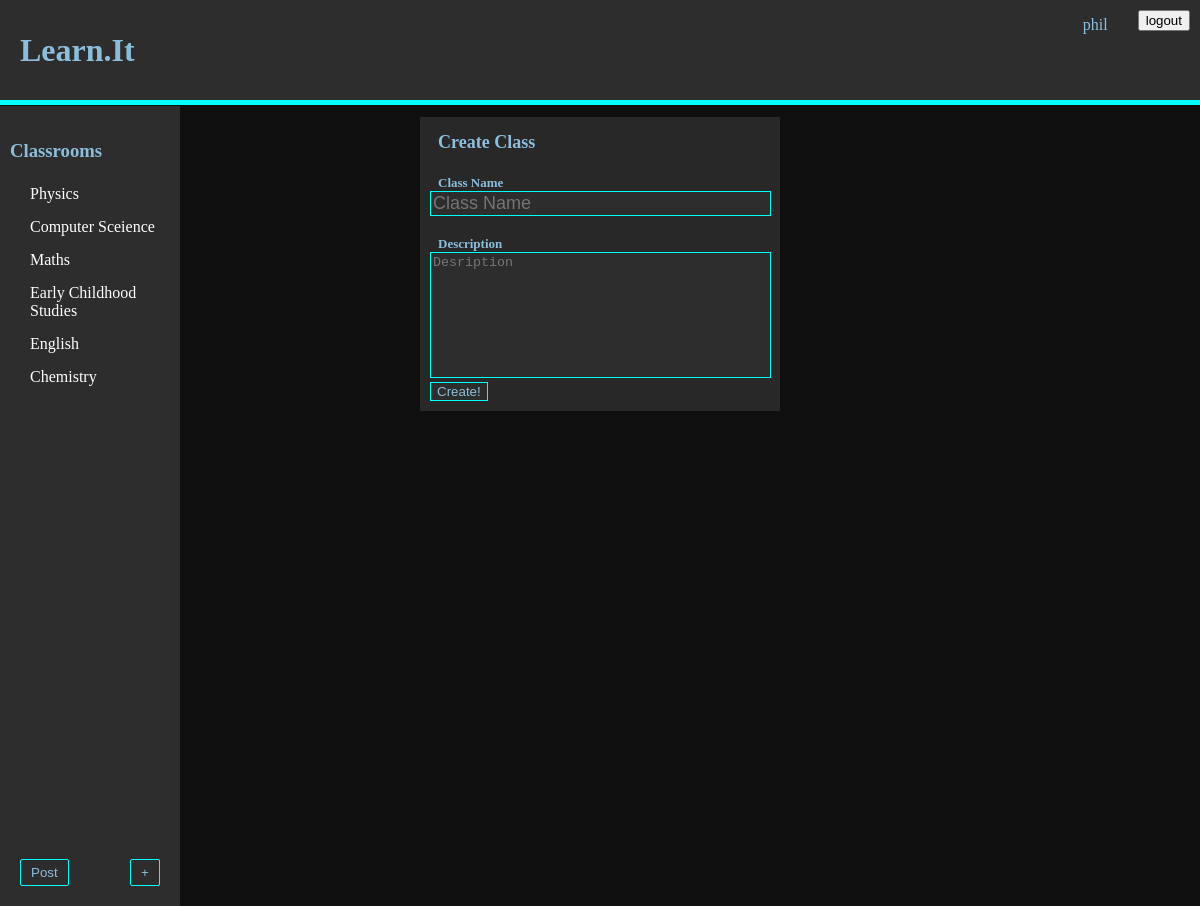
The app's page /make_C (signed in) with its own data.
### tables this page shows
CREATE TABLE User (id INTEGER PRIMARY KEY, name STRING, description TEXT, salt TEXT, password STRING);

CREATE TABLE User_Classroom (Uid INTEGER REFERENCES User (id), Cid INTEGER REFERENCES classroom (id), Admin BOOLEAN NOT NULL);

CREATE TABLE classroom (id INTEGER PRIMARY KEY, name STRING (25), description TEXT (100), ProPic TEXT);

### main.py (the view)
@app.route("/make_C")
def make_class_screen():
    if session.get("_User") is None:
        return redirect(url_for("main_user"))
    classes = do_query("""select classroom.name, Cid from User_Classroom
                        join classroom ON classroom.id = Cid WHERE Uid = ?;
                        """, (int(session["_User"]),), None)
    id = session["_User"]
    name = do_query("SELECT name from User where id = ?",
                    (session["_User"],), "fetch")
    return render_template("makeClass.html", title="Create Class",
                           classrooms=classes, uid=id, user_name=name)

### main.py (called while the page is built)
def do_query(query, data, fetch):
    conn = sqlite3.connect("learnit.db")
    cur = conn.cursor()
    cur.execute(query, data)
    if fetch is None:
        result = cur.fetchall()
    else:
        result = cur.fetchone()
    conn.close()
    return result

### templates/makeClass.html (shortened to what this page needs)
<!DOCTYPE html>
<html lang="en" dir="ltr">
  <head>
  </head>
  <body>
    {%include 'header.html'%}
    {%include 'sidebar.html'%}
    <div class="post">
      <h1 class="post-title">Create Class</h1>
      <br>
      <form action="/create_c" method="post" enctype="multipart/form-data">
        <h1 class="post-subtext">Class Name</h1><br>
        <input name="Title" rows="1" cols="40" maxlength="25" class="title-input" placeholder="Class Name" onchange="resize(this)"></input>
        <br><br>
        <h1 class="post-subtext">Description</h1>
        <textarea name="content" rows="8" cols="40" placeholder="Desription" class="text-input" maxlength="100"></textarea>
        <input class="submit-input" type="submit" value="Create!">
      </form>
    </div>
  </body>
</html>

### templates/header.html (shortened to what this page needs)
<!DOCTYPE html>
<html lang="en" dir="ltr">
<link rel="stylesheet" href="../static/css/style.css">
  <head>
  </head>
  <body>
    <div class="header">
        <h1 class="title"><a href="/" class="Title-link">Learn.it</a>
        </h1>
        {%if login != "1"%}
        <div class="login-box">
          {%if uid == 0%}
          <br>
          <form class="" action="/login" method="post">
            <input class="login-input" type="text" name="UserName" placeholder="User Name">
            <button type="button" name="button"><a href="sign-up">sign up</a> </button>
            <br><br>
            <input class="login-input" type="password" name="Password" placeholder="Password">
            <input type="submit" name="" value="login">
          </form>
          {%else%}
          <form class="logout" action="/logout" method="post">
            <input type="submit" name="" value="logout">
          </form>
              <p class="loggedin-name">{{user_name[0]}}</p>
          {%endif%}
        </div>
        {%endif%}
    </div>
  </body>
</html>

### templates/sidebar.html (shortened to what this page needs)
<!DOCTYPE html>
<html lang="en" dir="ltr">
<link rel="stylesheet" href="../static/css/style.css">
  <head>
  </head>
  <body>
    <div class="sidebar">
      <a href="/c" class="sidebar-Title"><h3 class="sidebar-Title">Classrooms</h3></a>
      {%for i in classrooms%}
        <a href="/c/{{i[1]}}" class="sidebar-Text">{{i[0]}}</a>
      {%endfor%}
    </div>
    {%if uid != 0%}
    <button type="button" class="make-class-link" style="left:20px" >
      <a href="/p">Post</a>
    </button>
    <button type="button" class="make-class-link" >
      <a href="/make_C">+</a>
    </button>
    {%endif%}
  </body>
</html>

### static/css/style.css (style rules this page uses)
div.header { width: 100%; background-color: rgb(45,45,45); height: 100px; padding: 0; color: rgb(140,190,220); border-bottom: solid 5px cyan; margin-bottom: 1px; position: relative; }
body { margin: 0; background-color: rgb(15,15,15) }
a { text-decoration: none; }
.title { margin-top: 0px; margin-left: 20px; text-transform: capitalize; line-height: 100px; text-decoration: none; color:rgb(140,190,220); margin-bottom: 0; float:left; }
.Title-link { text-decoration: none; height:100%; color:rgb(140,190,220); }
.sidebar { height: 100vh; width: 15vw; background-color: rgb(45,45,45); color:rgb(140,190,220); float: left; top: 0px; position:sticky; }
.sidebar-Title { margin-top: 0px; margin-left: 10px; line-height: 30px; color: rgb(140,190,220); text-decoration: none; }
.sidebar-Text { margin-left: 30px; color: white; text-transform: capitalize; display: block; margin-bottom: 15px; }
div.post { margin-left: auto; margin-right: auto; width: 30vw; background-color: rgb(40,40,40); padding-bottom: 10px; }
.post-title { font-size: large; color: rgb(140,190,220); text-transform: capitalize; margin-left: 5%; margin-right: 5%; margin-bottom: 2px; padding-bottom: 0px; padding-top: 15px; text-decoration: none; }
.post-subtext { font-size: small; color: rgb(140,190,220); margin-left: 5%; margin-top: 0px; text-decoration: none; display: inline; text-transform: capitalize; }
.login-box { position: absolute; display: inline-block; height: 100%; width: 20%; right: 0; float: right; }
.loggedin-name { float: right; margin-right: 20px; }
.logout { float: right; display: block; margin: 10px }
.title-input { background-color: rgb(45,45,45); color: rgb(140,190,220); font-size: large; margin-left: 10px; border: solid cyan 1px; resize: none; overflow: hidden; width: 93%; }
.text-input { background-color: rgb(45,45,45); color: rgb(140,190,220); margin-left: 10px; border: solid cyan 1px; resize: none; overflow: hidden; width: 93%; }
.submit-input { cursor: pointer; margin-left: 10px; background-color: rgb(45,45,45); color: rgb(140,190,220); border: 1px solid cyan; }
a { color: inherit; text-decoration: none; }
.make-class-link { left: calc(15vw - 50px); bottom: 20px; position: fixed; display: block; color: rgb(140,190,220); border: 1px solid cyan; background-color: rgb(45,45,45); padding-left: 10px; padding-right: 10px; padding-top: 5px; padding-bottom: 5px; border-radius: 2px; }

### records on screen
User: name "phil"
User_Classroom: name "Physics"
User_Classroom: name "Computer Sceience"
User_Classroom: name "Maths"
User_Classroom: name "Early Childhood Studies"
User_Classroom: name "English"
User_Classroom: name "Chemistry"
